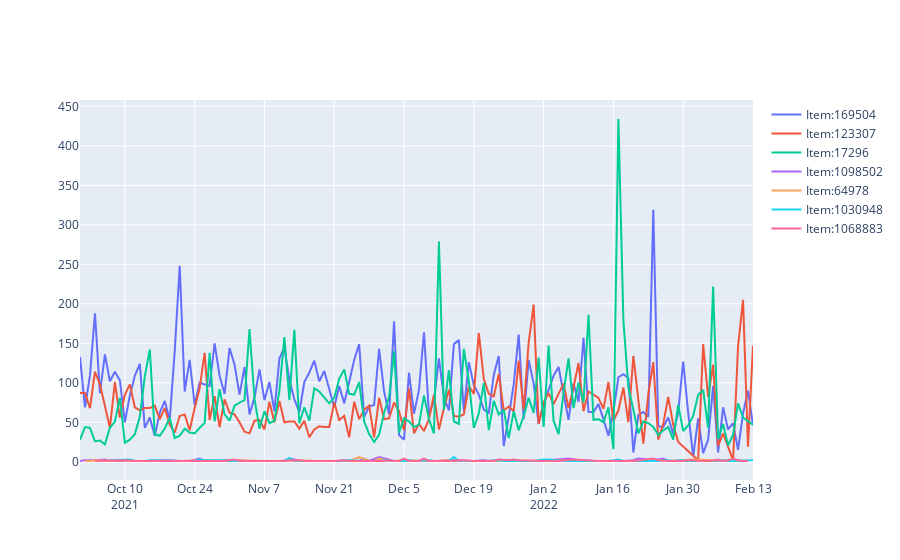

Notebook source saved alongside this figure:
### Code cell
multi_store_item_df = train_df.copy()
# First, let us filterout the required data
#category_ids = ['category_1', 'category_2', 'category_3', 'category_4']   # Some stores
item_ids = [169504, 123307,17296, 1098502, 64978,1030948, 1068883]    # Some items
print('Before filter:', multi_store_item_df.shape)
#multi_store_item_df = multi_store_item_df[multi_store_item_df.CategoryCode.isin(category_ids)]
multi_store_item_df = multi_store_item_df[multi_store_item_df.ItemCode.isin(item_ids)]
print('After filter:', multi_store_item_df.shape)
#display(multi_store_item_df)
# TODO Monthly avg sales
multi_store_item_df= multi_store_item_df.sort_values(by="DateID")
# Let us plot this now

multi_store_item_ts_data = []
for it in  item_ids:
    #flt = multi_store_item_df[multi_store_item_df.CategoryCode == st]
    flt = multi_store_item_df[multi_store_item_df.ItemCode == it]
    multi_store_item_ts_data.append(go.Scatter(x=flt.DateID, y=flt.DailySales, name =  "Item:" + str(it)))
py.iplot(multi_store_item_ts_data)
